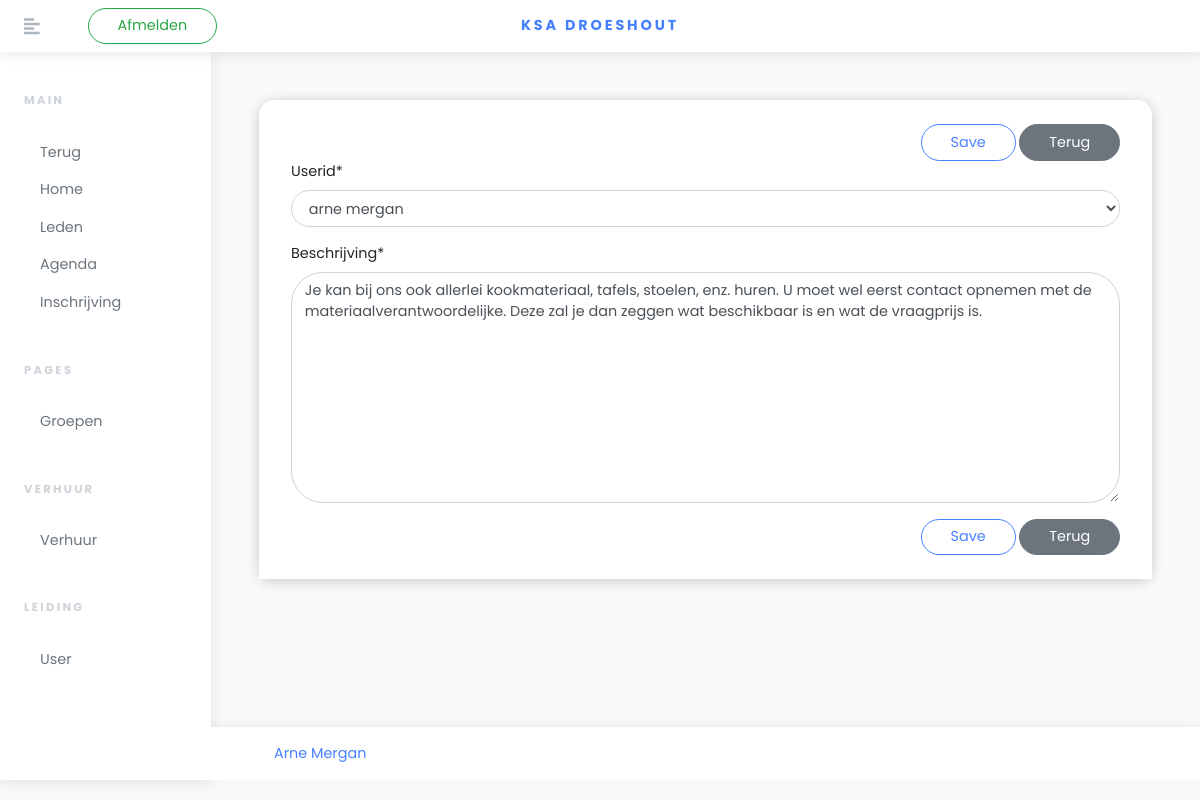
Page /verhuur/materiaal/2/update on the committed database.
### verhuur/models.py (models this page shows)
class Materiaal(models.Model):
    userid = models.ForeignKey(Leiding,models.CASCADE)
    beschrijving = models.TextField(max_length=500)

### verhuur/views.py (the view)
# urls.py: path('verhuur/materiaal/<int:pk>/update',verhuur_views.VerhuurMateriaalUpdate.as_view(),name='updatemateriaal'),
class VerhuurMateriaalUpdate(SuccessMessageMixin,generic.UpdateView):
    model = models.Materiaal
    success_url = '/dashboard/verhuur/'
    success_message = 'Materiaal is succesvol geupdated'
    form_class = forms.FormMateriaal

### verhuur/forms.py
class FormMateriaal(forms.ModelForm):
    class Meta:
        model = models.Materiaal
        fields = ['userid','beschrijving']

### inschrijven/models.py (called while the page is built)
    def __str__(self):
        return "%s %s" % (self.lid.voornaam, self.lid.achternaam)

### verhuur/templates/verhuur/materiaal_form.html (shortened to what this page needs)
{% extends "base_dashboard.html" %}
{% load crispy_forms_tags %}
{% block content %}
<section class="py-5">
    <div class="row">
        <div class="col-lg-12">
            <div class="card">
                  <div class="card-header">
                      <form method="post" class="float-right w-100">
                      <div class="float-right">
                            <button class="btn btn-outline-primary">Save</button>
                            <a href="{% url 'dash_verhuur' %}" class="btn btn-secondary">Terug</a>
                      </div>
                          <div class="float-right w-100">
                            {{ form| crispy }}
                          </div>
                        <div class="float-right">
                            <button class="btn btn-outline-primary">Save</button>
                            <a href="{% url 'dash_verhuur' %}" class="btn btn-secondary">Terug</a>
                        </div>
                    </form>
                  </div>
            </div>
        </div>
    </div>
</section>
{% endblock %}

### rows in the picture
Materiaal: userid "arne mergan", beschrijving "Je kan bij ons ook allerlei kookmateriaal, tafels, stoelen, enz. huren. U moet wel eerst contact opnemen met de materiaalverantwoordelijke. Deze zal je dan zeggen wat beschikbaar is en wat de vraagprijs is."
